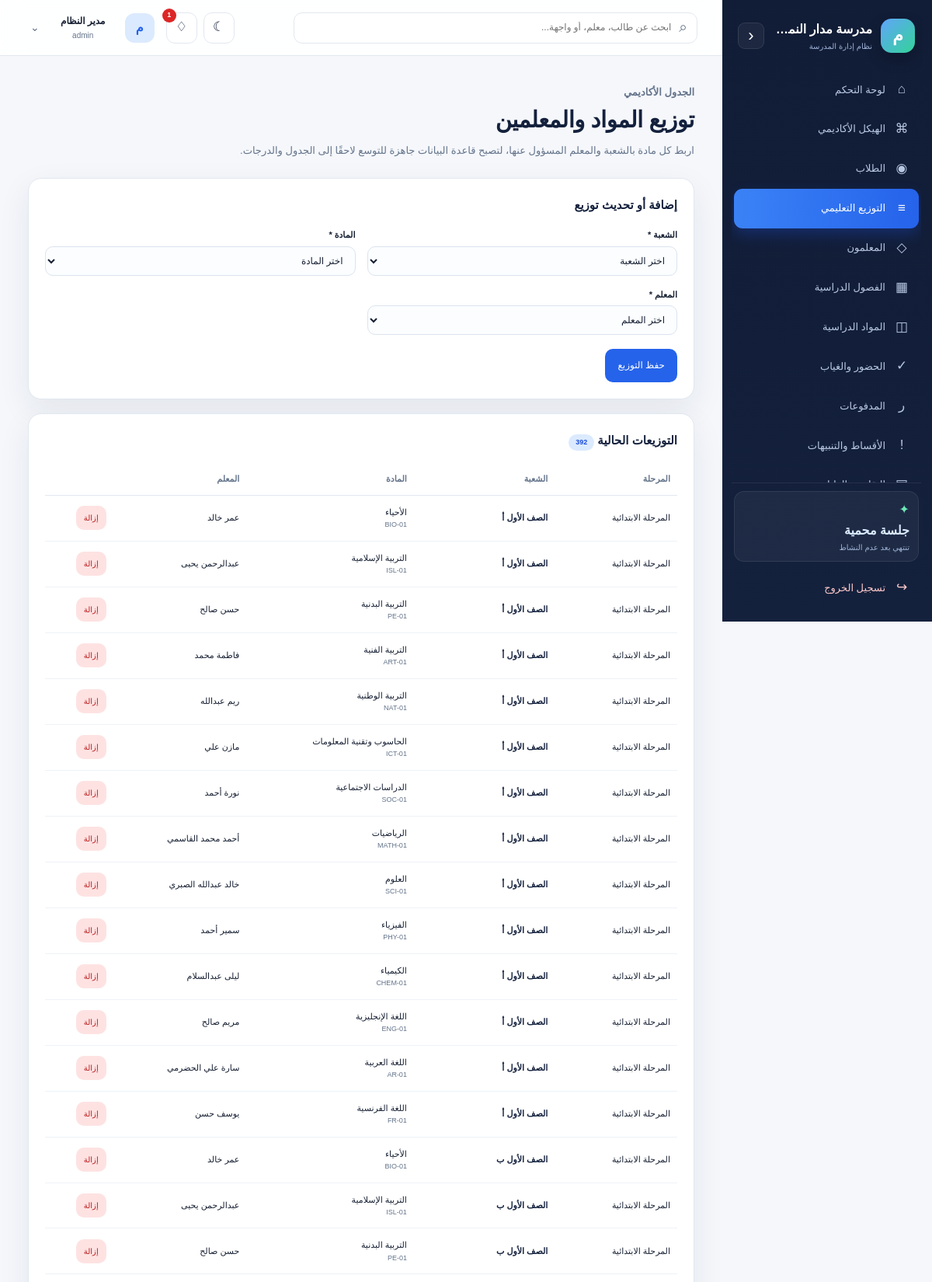
Page /assignments.php (signed in, upper part) on the committed database.
### tables this page shows
CREATE TABLE IF NOT EXISTS class_subjects (
 class_id INT UNSIGNED NOT NULL,
 subject_id INT UNSIGNED NOT NULL,
 teacher_id INT UNSIGNED DEFAULT NULL,
 PRIMARY KEY(class_id,subject_id),
 CONSTRAINT fk_cs_class FOREIGN KEY(class_id) REFERENCES classes(id) ON DELETE CASCADE,
 CONSTRAINT fk_cs_subject FOREIGN KEY(subject_id) REFERENCES subjects(id) ON DELETE CASCADE,
 CONSTRAINT fk_cs_teacher FOREIGN KEY(teacher_id) REFERENCES teachers(id) ON DELETE SET NULL
);

CREATE TABLE IF NOT EXISTS classes (
 id INT UNSIGNED AUTO_INCREMENT PRIMARY KEY,
 name VARCHAR(100) NOT NULL,
 stage VARCHAR(80) NOT NULL DEFAULT 'المرحلة الابتدائية',
 grade VARCHAR(80) NOT NULL,
 grade_level VARCHAR(80) NOT NULL,
 section VARCHAR(20) NOT NULL DEFAULT 'أ',
 room VARCHAR(40) DEFAULT NULL,
 academic_year VARCHAR(40) DEFAULT '2026 - 2027',
 capacity SMALLINT UNSIGNED NOT NULL DEFAULT 30,
 created_at TIMESTAMP DEFAULT CURRENT_TIMESTAMP,
 UNIQUE KEY uq_class_structure(name,academic_year),
 INDEX idx_class_stage_grade(stage,grade_level,section)
);

CREATE TABLE IF NOT EXISTS subjects (
 id INT UNSIGNED AUTO_INCREMENT PRIMARY KEY,
 name VARCHAR(120) NOT NULL,
 code VARCHAR(30) DEFAULT NULL UNIQUE,
 stage VARCHAR(80) DEFAULT NULL,
 description VARCHAR(255) DEFAULT NULL,
 weekly_periods TINYINT UNSIGNED NOT NULL DEFAULT 2,
 created_at TIMESTAMP DEFAULT CURRENT_TIMESTAMP,
 INDEX idx_subject_stage(stage)
);

CREATE TABLE IF NOT EXISTS teachers (
 id INT UNSIGNED AUTO_INCREMENT PRIMARY KEY,
 full_name VARCHAR(120) NOT NULL,
 employee_code VARCHAR(40) DEFAULT NULL UNIQUE,
 subject VARCHAR(100) NOT NULL,
 phone VARCHAR(30) DEFAULT NULL,
 email VARCHAR(150) DEFAULT NULL,
 hire_date DATE DEFAULT NULL,
 status ENUM('active','inactive') NOT NULL DEFAULT 'active',
 created_at TIMESTAMP DEFAULT CURRENT_TIMESTAMP
);

### functions.php (called while the page is built, shortened)
<?php
function e($value): string {
    return htmlspecialchars((string)($value ?? ''), ENT_QUOTES | ENT_SUBSTITUTE, 'UTF-8');
}

### assignments.php (the view, shortened to what this page needs)
<?php
require_once 'config.php'; require_once 'functions.php'; requireLogin(); requirePermission($pdo,'teachers.manage');
$rows=$pdo->query('SELECT cs.class_id,cs.subject_id,c.name class_name,c.stage,c.grade_level,c.section,s.name subject_name,s.code,t.full_name teacher_name FROM class_subjects cs JOIN classes c ON c.id=cs.class_id JOIN subjects s ON s.id=cs.subject_id LEFT JOIN teachers t ON t.id=cs.teacher_id ORDER BY c.stage,c.grade_level,c.section,s.name')->fetchAll();
$pageTitle='التوزيع التعليمي';require 'partials/header.php';
?>
<div class="page-heading"><div><p class="eyebrow">الجدول الأكاديمي</p><h1>توزيع المواد والمعلمين</h1><p>اربط كل مادة بالشعبة والمعلم المسؤول عنها، لتصبح قاعدة البيانات جاهزة للتوسع لاحقًا إلى الجدول والدرجات.</p></div></div>
<section class="panel"><div class="panel-header"><h2>إضافة أو تحديث توزيع</h2></div><form method="post" data-validate><div class="form-grid">
<div class="form-group"><label>الشعبة *</label><select class="form-control" name="class_id" required><option value="">اختر الشعبة</option></select></div>
<div class="form-group"><label>المادة *</label><select class="form-control" name="subject_id" required><option value="">اختر المادة</option></select></div>
<div class="form-group"><label>المعلم *</label><select class="form-control" name="teacher_id" required><option value="">اختر المعلم</option></select></div>
</div><div class="form-actions"><button class="btn btn-primary" type="submit">حفظ التوزيع</button></div></form></section>
<section class="panel"><div class="panel-header"><h2>التوزيعات الحالية <span class="badge badge-blue"><?=count($rows)?></span></h2></div><div class="table-wrap"><table class="data-table"><thead><tr><th>المرحلة</th><th>الشعبة</th><th>المادة</th><th>المعلم</th><th></th></tr></thead><tbody>
<?php foreach($rows as $r):?><tr><td><?=e($r['stage'])?></td><td class="student-name"><?=e($r['grade_level'].' '.$r['section'])?></td><td><?=e($r['subject_name'])?><small class="student-code"><?=e($r['code'])?></small></td><td><?=e($r['teacher_name']??'غير محدد')?></td><td><form method="post" class="inline-form" data-confirm-delete><button class="btn btn-danger btn-sm" type="submit">إزالة</button></form></td></tr><?php endforeach;?>
<?php if(!$rows):?><tr><td class="empty" colspan="5">لا توجد توزيعات.</td></tr><?php endif;?></tbody></table></div></section>
<?php require 'partials/footer.php';?>

### assets/css/style.css (style rules this page uses)
:root { --navy:#14213d;--navy-2:#1d4ed8;--blue:#2563eb;--blue-2:#60a5fa;--sky:#eff6ff; --mint:#0f766e;--ink:#172033;--muted:#64748b;--line:#e2e8f0;--bg:#f5f7fb;--white:#fff; --danger:#dc2626;--warning:#d97706;--success:#059669;--shadow:0 14px 40px rgba(20,33,61,.08); }
* { box-sizing:border-box }
html { scroll-behavior:smooth }
body { margin:0;background:var(--bg);color:var(--ink);font-family:Tahoma,Arial,sans-serif;line-height:1.7 }
button,input,select,textarea { font:inherit }
button { cursor:pointer }
.page-heading { display:flex;align-items:flex-end;justify-content:space-between;gap:20px;margin-bottom:24px }
.eyebrow { color:var(--blue);font-size:11px;font-weight:700;margin:0 0 4px }
.page-heading h1 { margin:0;color:var(--navy);font-size:29px;letter-spacing:-.4px }
.page-heading p { color:var(--muted);margin:4px 0 0;font-size:13px }
.btn { display:inline-flex;align-items:center;justify-content:center;gap:7px;border:1px solid transparent;border-radius:10px;padding:10px 15px;cursor:pointer;font-size:12px;transition:transform .2s ease,box-shadow .2s ease,background .2s ease }
.btn-primary { background:var(--blue);color:#fff }
.btn-danger { background:#fee2e2;color:#b91c1c }
.btn-sm { padding:6px 9px;font-size:10px }
.panel { background:var(--white);border:1px solid var(--line);border-radius:17px;padding:21px;box-shadow:var(--shadow);margin-bottom:18px }
.panel-header { display:flex;align-items:center;justify-content:space-between;gap:12px;margin-bottom:16px }
.panel-header h2 { font-size:15px;margin:0;color:var(--navy) }
.table-wrap { overflow:auto }
.data-table { width:100%;border-collapse:collapse;font-size:11px }
.data-table th { color:var(--muted);font-weight:700;text-align:right;padding:11px 9px;border-bottom:1px solid var(--line);white-space:nowrap }
.data-table td { padding:12px 9px;border-bottom:1px solid #eef2f7;white-space:nowrap }
.data-table tr { transition:background .18s }
.student-name { font-weight:700;color:var(--navy) }
.student-code { display:block;color:var(--muted);font-size:9px }
.inline-form { display:inline;margin:0 }
.badge { display:inline-block;border-radius:20px;padding:3px 9px;font-size:9px }
.badge-blue { background:#dbeafe;color:#1d4ed8 }
.form-grid { display:grid;grid-template-columns:repeat(2,minmax(0,1fr));gap:15px }
.form-group { position:relative }
.form-group label { display:block;font-size:11px;font-weight:700;margin-bottom:5px }
.form-control,select.form-control,textarea.form-control { width:100%;border:1px solid #dce4ee;background:#fbfdff;color:var(--ink);border-radius:10px;padding:10px 11px;font-size:12px;outline:0;transition:.2s }
.form-actions { display:flex;gap:9px;margin-top:18px }

### rows in the picture
class_subjects: class.stage "المرحلة الابتدائية", class.section "الصف الأول أ", subject.name "الأحياء", subject.code "BIO-01", teacher.full_name "عمر خالد"
class_subjects: class.stage "المرحلة الابتدائية", class.section "الصف الأول أ", subject.name "التربية الإسلامية", subject.code "ISL-01", teacher.full_name "عبدالرحمن يحيى"
class_subjects: class.stage "المرحلة الابتدائية", class.section "الصف الأول أ", subject.name "التربية البدنية", subject.code "PE-01", teacher.full_name "حسن صالح"
class_subjects: class.stage "المرحلة الابتدائية", class.section "الصف الأول أ", subject.name "التربية الفنية", subject.code "ART-01", teacher.full_name "فاطمة محمد"
class_subjects: class.stage "المرحلة الابتدائية", class.section "الصف الأول أ", subject.name "التربية الوطنية", subject.code "NAT-01", teacher.full_name "ريم عبدالله"
class_subjects: class.stage "المرحلة الابتدائية", class.section "الصف الأول أ", subject.name "الحاسوب وتقنية المعلومات", subject.code "ICT-01", teacher.full_name "مازن علي"
class_subjects: class.stage "المرحلة الابتدائية", class.section "الصف الأول أ", subject.name "الدراسات الاجتماعية", subject.code "SOC-01", teacher.full_name "نورة أحمد"
class_subjects: class.stage "المرحلة الابتدائية", class.section "الصف الأول أ", subject.name "الرياضيات", subject.code "MATH-01", teacher.full_name "أحمد محمد القاسمي"
class_subjects: class.stage "المرحلة الابتدائية", class.section "الصف الأول أ", subject.name "العلوم", subject.code "SCI-01", teacher.full_name "خالد عبدالله الصبري"
class_subjects: class.stage "المرحلة الابتدائية", class.section "الصف الأول أ", subject.name "الفيزياء", subject.code "PHY-01", teacher.full_name "سمير أحمد"
class_subjects: class.stage "المرحلة الابتدائية", class.section "الصف الأول أ", subject.name "الكيمياء", subject.code "CHEM-01", teacher.full_name "ليلى عبدالسلام"
class_subjects: class.stage "المرحلة الابتدائية", class.section "الصف الأول أ", subject.name "اللغة الإنجليزية", subject.code "ENG-01", teacher.full_name "مريم صالح"
class_subjects: class.stage "المرحلة الابتدائية", class.section "الصف الأول أ", subject.name "اللغة العربية", subject.code "AR-01", teacher.full_name "سارة علي الحضرمي"
class_subjects: class.stage "المرحلة الابتدائية", class.section "الصف الأول أ", subject.name "اللغة الفرنسية", subject.code "FR-01", teacher.full_name "يوسف حسن"
class_subjects: class.stage "المرحلة الابتدائية", class.section "الصف الأول ب", subject.name "الأحياء", subject.code "BIO-01", teacher.full_name "عمر خالد"
class_subjects: class.stage "المرحلة الابتدائية", class.section "الصف الأول ب", subject.name "التربية الإسلامية", subject.code "ISL-01", teacher.full_name "عبدالرحمن يحيى"
class_subjects: class.stage "المرحلة الابتدائية", class.section "الصف الأول ب", subject.name "التربية البدنية", subject.code "PE-01", teacher.full_name "حسن صالح"

### other values in the picture
$notificationCount "1"
mb_substr($_SESSION['user']['full_name'] ?? 'م', 0, 1) "م"
$_SESSION['user']['full_name'] "مدير النظام"
$_SESSION['user']['role'] "admin"
count($rows) "392"
